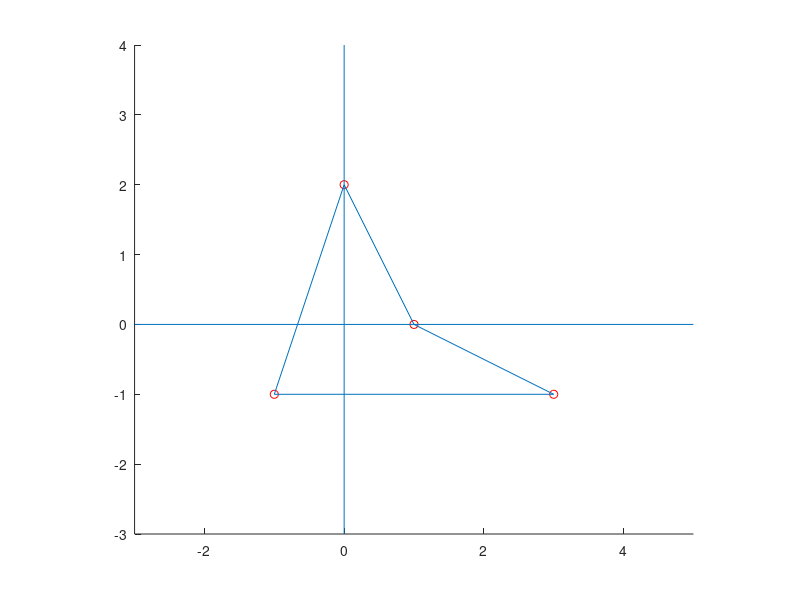

The MATLAB source for this figure:
X = [0 -1 3];
Y = [2 -1 -1];

R = [X' Y' [1 1 1]'];

iV = @(x) [1/x 1/(x^2-x) 1/(1-x); -(x+1)/x 1/(x-x^2) x/(x-1); 1 0 0];

Tx = 1;
Ty = 0;

d = 2; % za risanje
clf

hold on

plot(X, Y, 'ro')
plot(Tx, Ty, 'ro')
axis equal
grid off
line([0 0], [min(R(:,2))-d, max(R(:,2))+d]);
line([min(X)-d, max(R(:,1))+d], [0 0]);
axis([min(X)-d, max(R(:,1))+d, min(R(:,2))-d, max(R(:,2))+d])

line(X,Y);
line([Tx X(end)], [Ty Y(end)]);
line([X(1) Tx], [Y(1) Ty]);

hold off